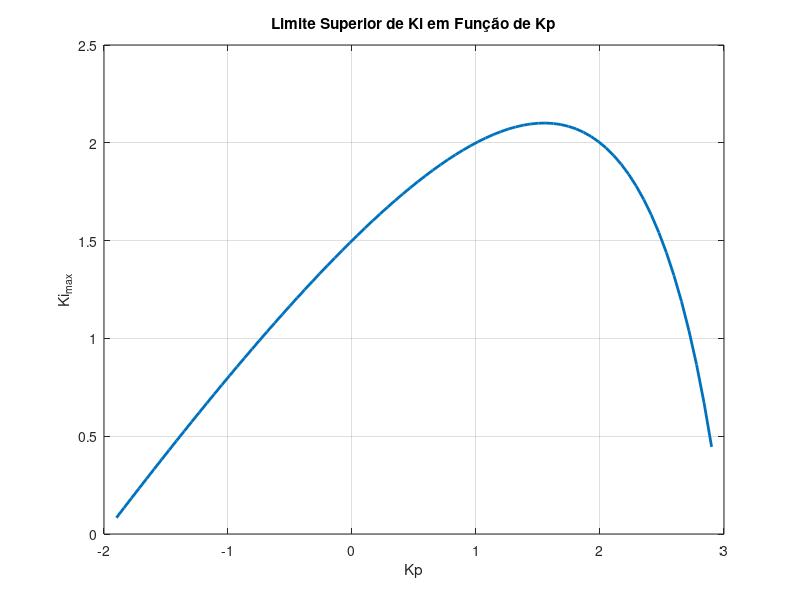

This chart was generated by the following MATLAB code: (Note: this script raises an error after producing the figure.)
%plot_Ki_max.m

clc;
clear;
close all;

% Vetor de Kp
Kp_vec = linspace(-1.9, 2.9, 80);

% Cálculo de Ki máximo para cada Kp
Ki_max = ((Kp_vec - 3).*(Kp_vec + 2))./(Kp_vec - 4);

% Criando pasta de saída
pasta_saida = fullfile(pwd, 'outputs_Ki_max');

if ~exist(pasta_saida, 'dir')
    mkdir(pasta_saida);
end

% Criando gráfico
fig = figure('Position', [100 100 900 500]);

plot(Kp_vec, Ki_max, 'LineWidth', 2);
grid on;

title('Limite Superior de Ki em Função de Kp');
xlabel('Kp');
ylabel('Ki_{max}');

% Destacando região válida
hold on;
yline(0, '--', 'Ki = 0');

% Salvando gráfico em PNG e FIG
exportgraphics(fig, fullfile(pasta_saida, 'Ki_max_em_funcao_de_Kp.png'), 'Resolution', 300);
savefig(fig, fullfile(pasta_saida, 'Ki_max_em_funcao_de_Kp.fig'));

% Salvando os dados em CSV também
tabela_Ki = table(Kp_vec', Ki_max', ...
    'VariableNames', {'Kp', 'Ki_max'});

writetable(tabela_Ki, fullfile(pasta_saida, 'dados_Ki_max.csv'));

disp('Gráfico e dados salvos na pasta:')
disp(pasta_saida)
